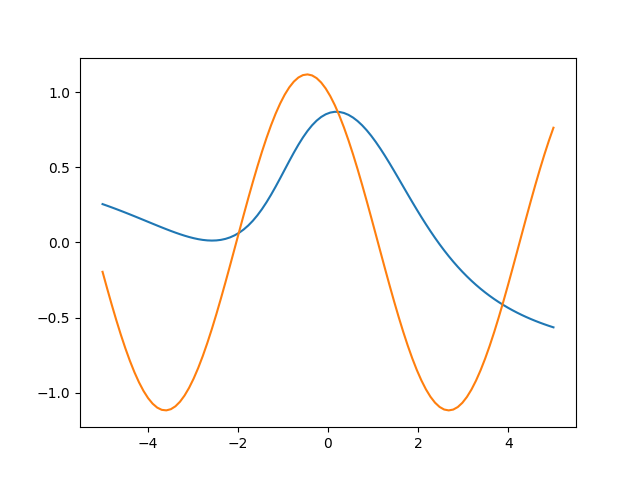

Source code (Python):
from ODE2solver import *

f0=lambda x,y:1.
f1=lambda x,y:0.
f2=lambda x,y:-y
f=[f0,f1,f2]
y0=1
dy0=-0.5

model=ODE2solver(f,y0,dy0)

model.add(Dense(10, activation='tanh',input_shape=(1,)))
model.add(Dense(1, activation='tanh'))
model.add(Dense(1, activation='linear'))

model.summary()

model.compile(optimizer=RMSprop(),metrics=['loss'])

x=tf.linspace(-5,5,100)
history=model.fit(x,epochs=500,verbose=1)

import matplotlib.pyplot as plt
a=model.predict(x)
plt.plot(x,a)
y=-0.5*np.sin(x)+np.cos(x)
plt.plot(x,y)
plt.show()
